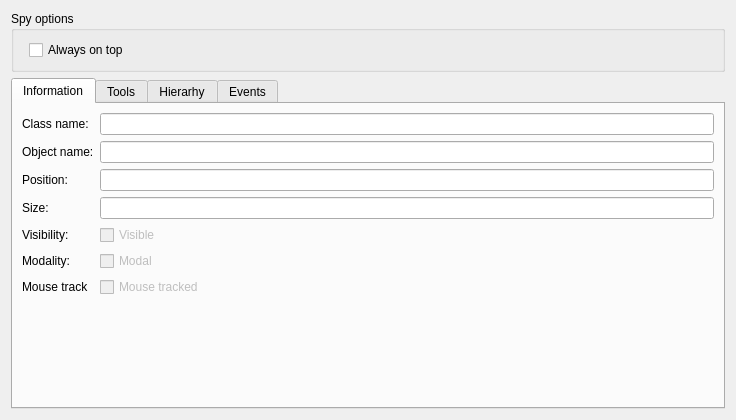
<?xml version="1.0" encoding="UTF-8"?>
<ui version="4.0">
 <class>SpyWidget</class>
 <widget class="QWidget" name="SpyWidget">
  <property name="geometry">
   <rect>
    <x>0</x>
    <y>0</y>
    <width>736</width>
    <height>420</height>
   </rect>
  </property>
  <property name="windowTitle">
   <string>Spy QWidget</string>
  </property>
  <layout class="QVBoxLayout" name="verticalLayout_5">
   <item>
    <widget class="QGroupBox" name="groupBox">
     <property name="title">
      <string>Spy options</string>
     </property>
     <layout class="QHBoxLayout" name="horizontalLayout_2">
      <item>
       <layout class="QFormLayout" name="formLayout_4">
        <item row="0" column="1">
         <widget class="QCheckBox" name="keepOnTop">
          <property name="text">
           <string>Always on top</string>
          </property>
          <property name="checked">
           <bool>false</bool>
          </property>
         </widget>
        </item>
       </layout>
      </item>
     </layout>
    </widget>
   </item>
   <item>
    <widget class="QTabWidget" name="tabWidget">
     <property name="currentIndex">
      <number>0</number>
     </property>
     <widget class="QWidget" name="infoTab">
      <attribute name="title">
       <string>Information</string>
      </attribute>
      <layout class="QVBoxLayout" name="verticalLayout_4">
       <item>
        <layout class="QFormLayout" name="formLayout">
         <item row="0" column="0">
          <widget class="QLabel" name="classNameLabel">
           <property name="text">
            <string>Class name:</string>
           </property>
          </widget>
         </item>
         <item row="0" column="1">
          <widget class="QLineEdit" name="classNameText">
           <property name="readOnly">
            <bool>true</bool>
           </property>
          </widget>
         </item>
         <item row="1" column="0">
          <widget class="QLabel" name="objectNameLabel">
           <property name="text">
            <string>Object name:</string>
           </property>
          </widget>
         </item>
         <item row="1" column="1">
          <widget class="QLineEdit" name="objectNameText">
           <property name="readOnly">
            <bool>true</bool>
           </property>
          </widget>
         </item>
         <item row="2" column="0">
          <widget class="QLabel" name="positionLabel">
           <property name="text">
            <string>Position:</string>
           </property>
          </widget>
         </item>
         <item row="2" column="1">
          <widget class="QLineEdit" name="objectPos">
           <property name="readOnly">
            <bool>true</bool>
           </property>
          </widget>
         </item>
         <item row="3" column="0">
          <widget class="QLabel" name="sizeLabel">
           <property name="text">
            <string>Size:</string>
           </property>
          </widget>
         </item>
         <item row="3" column="1">
          <widget class="QLineEdit" name="objectSize">
           <property name="readOnly">
            <bool>true</bool>
           </property>
          </widget>
         </item>
         <item row="4" column="0">
          <widget class="QLabel" name="visibilityLabel">
           <property name="text">
            <string>Visibility:</string>
           </property>
          </widget>
         </item>
         <item row="4" column="1">
          <widget class="QCheckBox" name="visibleState">
           <property name="enabled">
            <bool>false</bool>
           </property>
           <property name="text">
            <string>Visible</string>
           </property>
          </widget>
         </item>
         <item row="5" column="0">
          <widget class="QLabel" name="modalityLabel">
           <property name="text">
            <string>Modality:</string>
           </property>
          </widget>
         </item>
         <item row="5" column="1">
          <widget class="QCheckBox" name="modalState">
           <property name="enabled">
            <bool>false</bool>
           </property>
           <property name="text">
            <string>Modal</string>
           </property>
          </widget>
         </item>
         <item row="6" column="0">
          <widget class="QLabel" name="mouseTrackLabel">
           <property name="text">
            <string>Mouse track</string>
           </property>
          </widget>
         </item>
         <item row="6" column="1">
          <widget class="QCheckBox" name="mouseTrackState">
           <property name="enabled">
            <bool>false</bool>
           </property>
           <property name="text">
            <string>Mouse tracked</string>
           </property>
          </widget>
         </item>
        </layout>
       </item>
      </layout>
     </widget>
     <widget class="QWidget" name="toolsTab">
      <attribute name="title">
       <string>Tools</string>
      </attribute>
      <layout class="QVBoxLayout" name="verticalLayout_2">
       <item>
        <layout class="QGridLayout" name="gridLayout">
         <item row="0" column="0">
          <widget class="QPushButton" name="highlight">
           <property name="text">
            <string>Highlight</string>
           </property>
          </widget>
         </item>
         <item row="0" column="1">
          <widget class="QPushButton" name="bringToFront">
           <property name="text">
            <string>Bring to front</string>
           </property>
          </widget>
         </item>
         <item row="0" column="2">
          <spacer name="horizontalSpacer">
           <property name="orientation">
            <enum>Qt::Horizontal</enum>
           </property>
           <property name="sizeHint" stdset="0">
            <size>
             <width>40</width>
             <height>20</height>
            </size>
           </property>
          </spacer>
         </item>
        </layout>
       </item>
       <item>
        <layout class="QFormLayout" name="formLayout_2">
         <item row="0" column="0">
          <widget class="QLabel" name="styleLabel">
           <property name="text">
            <string>Stylesheet:</string>
           </property>
          </widget>
         </item>
         <item row="1" column="1">
          <widget class="QWidget" name="buttons" native="true">
           <layout class="QHBoxLayout" name="horizontalLayout">
            <property name="leftMargin">
             <number>0</number>
            </property>
            <property name="topMargin">
             <number>0</number>
            </property>
            <property name="rightMargin">
             <number>0</number>
            </property>
            <property name="bottomMargin">
             <number>0</number>
            </property>
            <item>
             <widget class="QPushButton" name="applyStyle">
              <property name="text">
               <string>Apply</string>
              </property>
             </widget>
            </item>
            <item>
             <spacer name="horizontalSpacer_2">
              <property name="orientation">
               <enum>Qt::Horizontal</enum>
              </property>
              <property name="sizeHint" stdset="0">
               <size>
                <width>40</width>
                <height>20</height>
               </size>
              </property>
             </spacer>
            </item>
           </layout>
          </widget>
         </item>
         <item row="0" column="1">
          <widget class="QPlainTextEdit" name="styleSheet"/>
         </item>
        </layout>
       </item>
      </layout>
     </widget>
     <widget class="QWidget" name="hierarhyTab">
      <attribute name="title">
       <string>Hierarhy</string>
      </attribute>
      <layout class="QVBoxLayout" name="verticalLayout_3">
       <item>
        <widget class="QTreeView" name="hierarhyTree">
         <property name="editTriggers">
          <set>QAbstractItemView::NoEditTriggers</set>
         </property>
         <property name="showDropIndicator" stdset="0">
          <bool>false</bool>
         </property>
         <property name="verticalScrollMode">
          <enum>QAbstractItemView::ScrollPerPixel</enum>
         </property>
        </widget>
       </item>
      </layout>
     </widget>
     <widget class="QWidget" name="tab">
      <attribute name="title">
       <string>Events</string>
      </attribute>
      <layout class="QVBoxLayout" name="verticalLayout">
       <item>
        <layout class="QFormLayout" name="formLayout_3">
         <item row="0" column="0">
          <widget class="QLabel" name="watchLabel">
           <property name="text">
            <string>Watch:</string>
           </property>
          </widget>
         </item>
         <item row="0" column="1">
          <widget class="QComboBox" name="watchEvents"/>
         </item>
         <item row="1" column="1">
          <widget class="QComboBox" name="breakEvents"/>
         </item>
         <item row="1" column="0">
          <widget class="QLabel" name="breakLabel">
           <property name="text">
            <string>Break:</string>
           </property>
          </widget>
         </item>
        </layout>
       </item>
       <item>
        <widget class="QTableView" name="eventList">
         <property name="editTriggers">
          <set>QAbstractItemView::NoEditTriggers</set>
         </property>
         <property name="showDropIndicator" stdset="0">
          <bool>false</bool>
         </property>
         <property name="dragDropOverwriteMode">
          <bool>false</bool>
         </property>
         <property name="selectionBehavior">
          <enum>QAbstractItemView::SelectRows</enum>
         </property>
         <property name="verticalScrollMode">
          <enum>QAbstractItemView::ScrollPerPixel</enum>
         </property>
         <property name="horizontalScrollMode">
          <enum>QAbstractItemView::ScrollPerPixel</enum>
         </property>
         <property name="showGrid">
          <bool>false</bool>
         </property>
         <attribute name="verticalHeaderVisible">
          <bool>false</bool>
         </attribute>
        </widget>
       </item>
      </layout>
     </widget>
    </widget>
   </item>
  </layout>
 </widget>
 <resources/>
 <connections/>
</ui>
